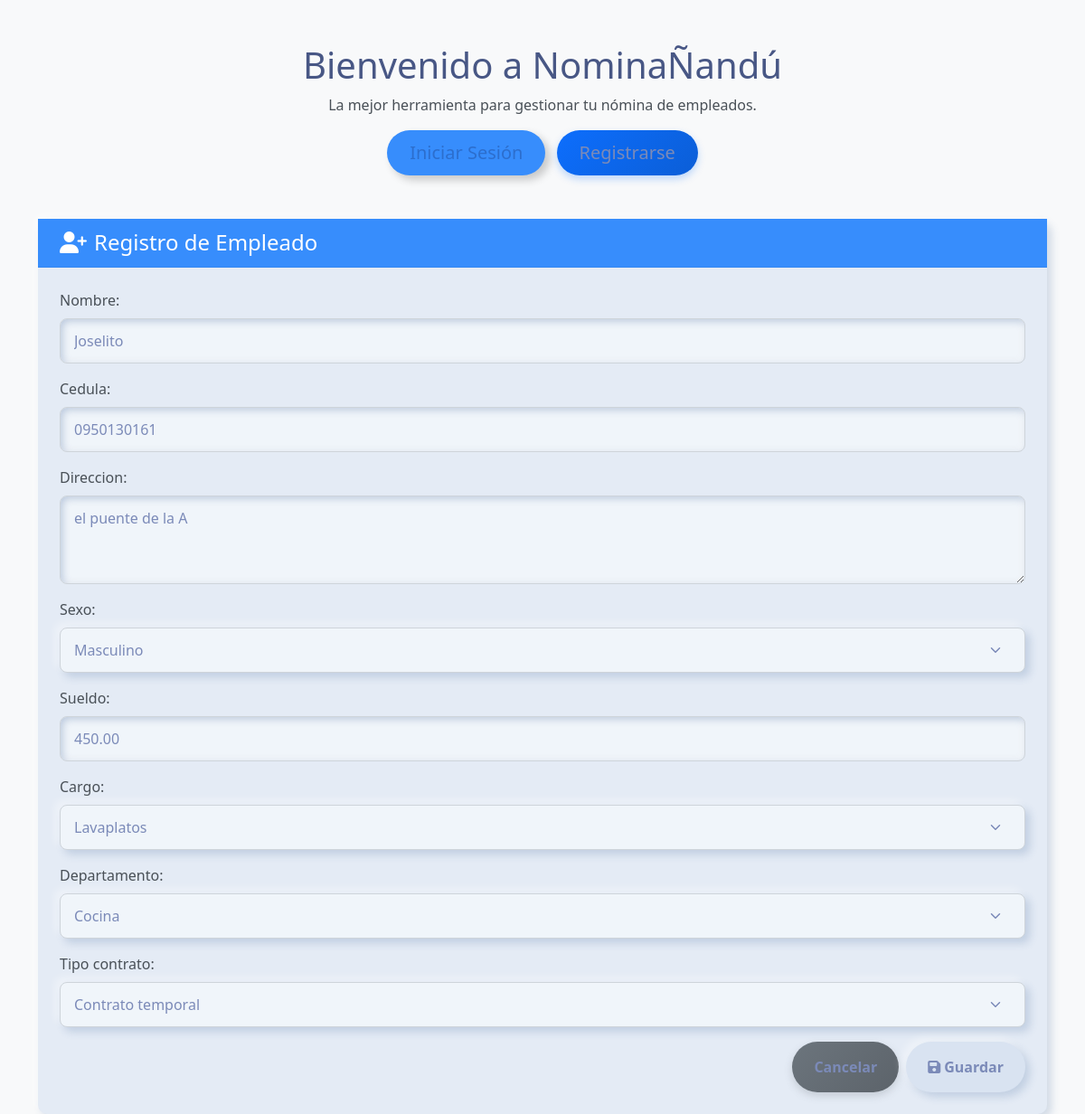
Page /clinic/empleados_update/1/ on the committed database.
### core/models.py (models this page shows, shortened)
class Empleado(models.Model):
    SEXO_CHOICES = [
        ('M', 'Masculino'),
        ('F', 'Femenino'),
    ]
    nombre = models.CharField(max_length=100)
    cedula = models.CharField(max_length=20, unique=True)
    direccion = models.TextField()
    sexo = models.CharField(max_length=1, choices=SEXO_CHOICES)
    sueldo = models.DecimalField(max_digits=10, decimal_places=2)
    cargo = models.ForeignKey(Cargo, on_delete=models.CASCADE)
    departamento = models.ForeignKey(Departamento, on_delete=models.CASCADE)
    tipo_contrato = models.ForeignKey(TipoContrato, on_delete=models.CASCADE)

### core/views.py (the view, shortened to what this page needs)
# urls.py: path('empleados_update/<int:id>/', views.Empleado_update, name='empleados_update'),
def Empleado_update(request,id):
   context={'title':'Actualizar Empleado'}
   empleado = Empleado.objects.get(pk=id)
   if request.method == "GET":
      form = EmpleadoForm(instance=empleado)# instancia el formulario con los datos del doctor
      context['form'] = form
      return render(request, 'empleados/create.html', context)

### core/forms.py
class EmpleadoForm(forms.ModelForm):
    class Meta:
        model = Empleado
        fields = '__all__'
        widgets = {
            'sexo': forms.Select(choices=Empleado.SEXO_CHOICES, attrs={'class': 'form-select'}),
            'nombre': forms.TextInput(attrs={'class': 'form-control'}),
            'cedula': forms.TextInput(attrs={'class': 'form-control'}),
            'direccion': forms.Textarea(attrs={'class': 'form-control', 'rows': 3}),
            'sueldo': forms.NumberInput(attrs={'class': 'form-control'}),
            'cargo': forms.Select(attrs={'class': 'form-select'}),
            'departamento': forms.Select(attrs={'class': 'form-select'}),
            'tipo_contrato': forms.Select(attrs={'class': 'form-select'}),
        }

### core/models.py (called while the page is built)
    def __str__(self):
        return self.descripcion

    def __str__(self):
        return self.descripcion

    def __str__(self):
        return self.descripcion

### template/empleados/create.html (shortened to what this page needs)
{% extends "home.html" %}
{% block content %}
<div class="container mt-5">
    <div class="card shadow">
        <div class="card-header bg-primary text-white">
            <h4 class="mb-0"><i class="fas fa-user-plus me-2"></i>Registro de Empleado</h4>
        </div>
        <div class="card-body">
            <form method="post">
                {% for field in form %}
                    <div class="mb-3">
                        <label class="form-label">{{ field.label_tag }}</label>
                        {{ field }}
                    </div>
                {% endfor %}
                <div class="d-flex justify-content-end">
                    <a href="{% url 'core:empleados' %}" class="btn btn-secondary me-2">Cancelar</a>
                    <button type="submit" class="btn btn-success">
                        <i class="fas fa-save me-1"></i>Guardar
                    </button>
                </div>
            </form>
        </div>
    </div>
</div>
{% endblock %}

### template/home.html (style rules this page uses)
:root { --primary-color: #2c6ecd; --secondary-color: #19b3b3; --accent-color: #f8f9fa; --dark-color: #212529; --text-color: #495057; }
body { font-family: 'Poppins', sans-serif; color: var(--text-color); overflow-x: hidden; }

### template/empleados/create.html (style rules this page uses)
body { background-color: #f8f9fa; font-family: 'Segoe UI', Tahoma, Geneva, Verdana, sans-serif; }
.card { border-radius: 10px; box-shadow: 0 6px 15px rgba(0,0,0,0.1); transition: transform 0.3s, box-shadow 0.3s; }
.btn-secondary { background: linear-gradient(135deg, #6c757d, #5c636a); border: none; box-shadow: 0 4px 8px rgba(108, 117, 125, 0.25); transition: all 0.3s; }
.form-control, .form-select { border-radius: 8px; padding: 12px 15px; border: 1px solid #ced4da; transition: all 0.3s; }
.form-label { font-weight: 500; margin-bottom: 0.5rem; color: #495057; }

### rows in the picture
Empleado: form "Joselito" "0950130161" "el puente de la A" "Masculino" "450.00" "Lavaplatos" "Cocina" "Contrato temporal"

### other values in the picture
{{ field.label_tag }} "Nombre:" "Cedula:" "Direccion:" "Sexo:" "Sueldo:" "Cargo:" "Departamento:" "Tipo contrato:"
